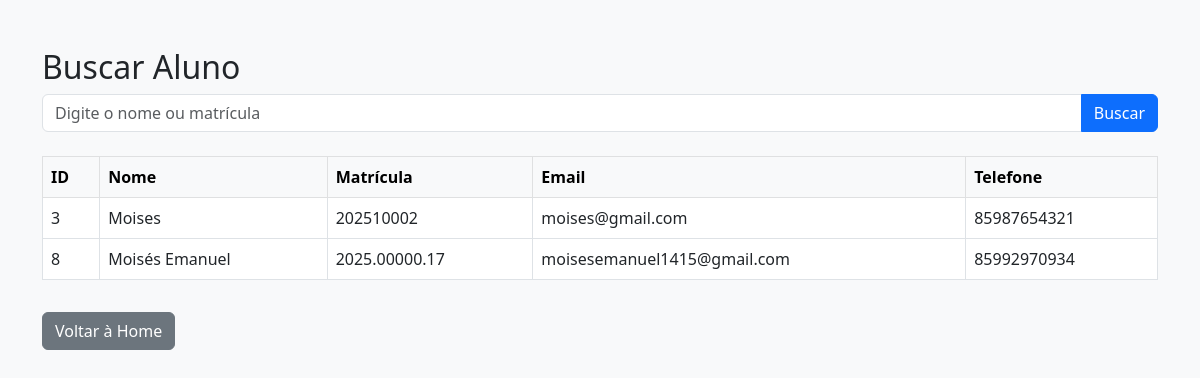
The app's page /buscar.php?busca=Moises with its own data.
### tables this page shows
CREATE TABLE `alunos` (
  `id` int(11) NOT NULL,
  `nome` varchar(100) NOT NULL,
  `matricula` varchar(20) NOT NULL,
  `email` varchar(100) NOT NULL,
  `telefone` varchar(20) NOT NULL
);

### buscar.php (the view, shortened to what this page needs)
<?php include('config.php'); ?>
<!DOCTYPE html>
<html lang="pt-br">
<head>
    <link href="https://cdn.jsdelivr.net/npm/bootstrap@5.3.0/dist/css/bootstrap.min.css" rel="stylesheet">
</head>
<body class="bg-light">
<div class="container mt-5">
    <h2>Buscar Aluno</h2>
    <form method="get" class="mb-4">
        <div class="input-group">
            <input type="text" name="busca" class="form-control" placeholder="Digite o nome ou matrícula" required>
            <button type="submit" class="btn btn-primary">Buscar</button>
        </div>
    </form>
    <?php
    if (isset($_GET['busca'])) {
        $busca = "%{$_GET['busca']}%";
        $stmt = $conn->prepare("SELECT * FROM alunos WHERE nome LIKE ? OR matricula LIKE ?");
        $stmt->bind_param("ss", $busca, $busca);
        $stmt->execute();
        $result = $stmt->get_result();
        if ($result->num_rows > 0) {
            echo "<table class='table table-bordered'><thead class='table-light'><tr>
                <th>ID</th><th>Nome</th><th>Matrícula</th><th>Email</th><th>Telefone</th></tr></thead><tbody>";
            while($row = $result->fetch_assoc()) {
                echo "<tr><td>".$row["id"]."</td><td>".$row["nome"]."</td><td>".$row["matricula"]."</td>
                      <td>".$row["email"]."</td><td>".$row["telefone"]."</td></tr>";
            }
            echo "</tbody></table>";
        } else {
            echo "<div class='alert alert-warning'>Nenhum aluno encontrado.</div>";
        }
    }
    ?>
    <a class="btn btn-secondary mt-3" href="index.php">Voltar à Home</a>
</div>
</body>
</html>

### records on screen
alunos: id "3", nome "Moises", matricula "202510002", email "moises@gmail.com", telefone "85987654321"
alunos: id "8", nome "Moisés Emanuel", matricula "2025.00000.17", email "moisesemanuel1415@gmail.com", telefone "85992970934"
